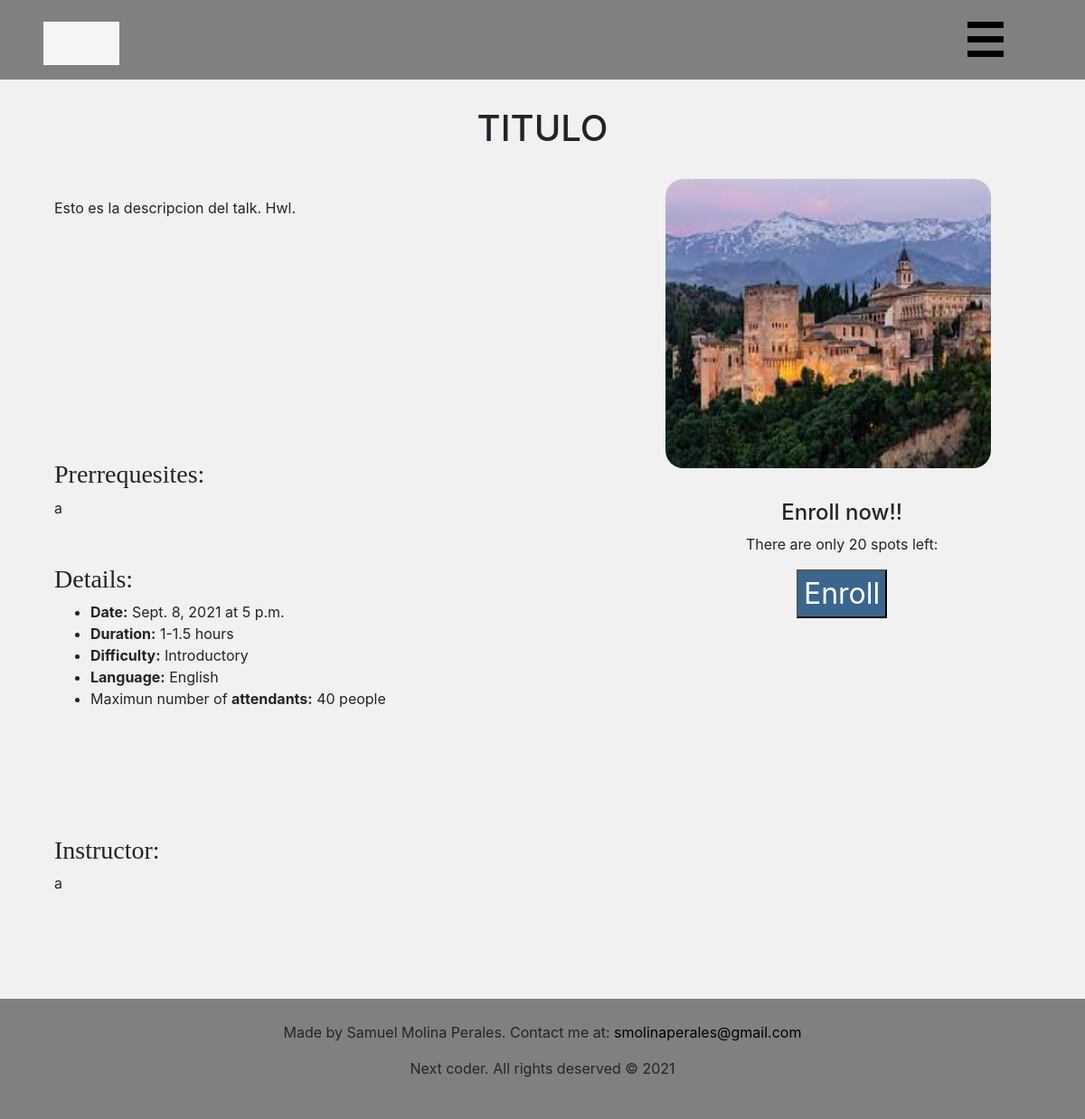
Screenshot of /talk/TITULO with the database file from the repository.
### nextCoder/models.py (models this page shows, shortened)
class Talks(models.Model):
    language_choices = [
        ("", "Language"),
        ("Spanish","Spanish"),
        ("English", "English"),
        ("French", "French"),
        ("Russian", "Russiian"),
        ("Italian", "Italian"),
        ("German", "German"),
        ("Indi", "Indi"),
        ("Chinese", "Chinese"),
        ("Japanase", "Japanese"),
        ("Arabian", "Arabian"),
        ("Other", "Other")
    ]
    difficulty_choices = [
        ("", "Difficulty"),
        ("Introductory", "Introductory"),
        ("Intermediate", "Intermediate"),
        ("Advanced", "Advanced")
    ]
    duration_choices = [
        ("", "Duration"),
        ("-30", "<30min"),
        ("30-1", "30min-1h"),
        ("1-1.5", "1h-1.5h"),
        ("2-2.5", "2h-2.5h"),
        ("2.5-3", "2.5h-3h"),
        ("+3", ">3h")
    ]
    creator = models.ForeignKey(User, on_delete=models.CASCADE, related_name="creator")
    date = models.DateField()
    description = models.CharField(max_length=5000)
    title = models.CharField(max_length=100)
    max_people = models.IntegerField()
    language = models.CharField(choices=language_choices, max_length=64)
    difficulty = models.CharField(choices=difficulty_choices, max_length=64)
    talk_date = models.DateField()
    start_hour = models.TimeField()
    duration = models.CharField(blank=True, null=True, max_length=64, choices=duration_choices)
    image = models.CharField(max_length=64, blank=True, null=True)
    tags = models.ManyToManyField(Tags, related_name="tags1", blank=True, null=True)
    about_author = models.CharField(max_length=1000)
    prerrequesites = models.CharField(max_length=1000)
    how_to_attend_meeting = models.CharField(max_length=1000)
    attendants = models.ManyToManyField(User, related_name="attendants")
    def serialize(self):
        return {
            "creator": self.creator.username,
            "date": self.date,
            "description": self.description,
            "title":self.title,
            "max_people":self.max_people,
            "language":self.language,
            "difficulty":self.difficulty,
            "talk_date":self.talk_date,
            "start_hour": self.start_hour,
            "duration": self.duration,
            "image":self.image,
            "tags":[tag.tag1 for tag in self.tags.all()],
            "prerrequesites":self.prerrequesites,
            "about_author": self.about_author,
            "how_to_attend_meeting":self.how_to_attend_meeting
        }

### nextCoder/views.py (the view)
# urls.py: path("talk/<str:title>", views.talk, name="talk"),
def talk(request, title):
    if request.method=="GET":
        try:
            talk = Talks.objects.get(title=title)
            data = [talk.serialize()]
        except Talks.DoesNotExist:
            data = "error"
        return render(request, "nextCoder/talk.html", {
            "data":data[0],
            "isAttendant":request.user in talk.attendants.all()
        })

### nextCoder/templates/nextCoder/talk.html (shortened to what this page needs)
{% extends 'nextCoder/layout.html'%}
{% load static %}
{% block body %}
  <div class="container_single_talk">
    <div class="title_container">
        <h1 class="talk_title">{{data.title}}</h1>
    </div>
    <div class="talk_description">{{data.description}}</div>
    <div>
      <img src="{{data.image}}" class="talk_image">
    </div>
    <div class="prerrequesites_container">
      <h3 class="talk_h3">Prerrequesites:</h3>
      <p>{{data.prerrequesites}}</p>
    </div>
    {% if not isAttendant %}
    <div class="enroll">
      <h4>Enroll now!!</h4>
      <p>There are only 20 spots left:</p>
      <button class="enroll_button">Enroll</button>
    </div>
    {% else %}
    <div class="enroll">
      <h4>Unenroll</h4>
      <button class="enroll_button" style="background-color: rgb(224, 198, 198);">Unenroll</button>
    </div>
    {% endif %}
    <div class="details">
      <h3 class="talk_h3">Details:</h3>
      <ul>
        <li><strong>Date:</strong> {{data.date}} at {{data.start_hour}}</li>
        {% ifnotequal data.duration "-30"%}
          <li><strong>Duration:</strong> {{data.duration}} hours</li>
        {% else %}
          <li><strong>Duration:</strong> {{data.duration}} min</li>
        {% endifnotequal %}
        <li><strong>Difficulty:</strong> {{data.difficulty}}</li>
        <li><strong>Language:</strong> {{data.language}}</li>
        <li>Maximun number of <strong>attendants:</strong> {{data.max_people}} people</li>
      </ul>
  </div>
  <div class="instructor">
    <h3 class="talk_h3">Instructor:</h3>
    <p>{{data.about_author}}</p>
  </div>
  <footer class="footer2">
    <address>
        Made by Samuel Molina Perales.
        Contact me at: <a href="mailto:smolinaperales@gmail.com">smolinaperales@gmail.com</a>
    </address>
    <p class="copy">Next coder. All rights deserved &#169; 2021</p>
  </footer>
  </div>
{% endblock %}

### nextCoder/templates/nextCoder/layout.html (shortened to what this page needs)
{% load static %}
<!DOCTYPE html>
<html lang="en">
    <head>
        <link rel="stylesheet" href="https://stackpath.bootstrapcdn.com/bootstrap/4.4.1/css/bootstrap.min.css">
        <link href="{% static 'nextCoder/styles.css' %}" rel="stylesheet">
        <link rel="stylesheet" href="https://unpkg.com/aos@next/dist/aos.css" />
    </head>
    <body style="background: #f1f1f1; overflow-x: hidden; max-width: 100%;">
        <div class="my_navbar">
            <div class="TODO2"><div style="margin-top: 1vh;"></div></div>
            <div class="menu" style="display: block;">
                <div class="menu_before">
                    <div class="menu_icon" id="menu1_talks"></div>
                    <div class="menu_icon" id="menu2_talks"></div>
                    <div class="menu_icon" id="menu3_talks"></div>
                </div>
            </div>
        </div>
        <div>
            <div>
                {% block body %}
                {% endblock %}
            </div>
        </div>
    </body>
</html>

### nextCoder/static/nextCoder/styles.css (style rules this page uses)
.copy { padding-bottom: 8px; text-align: center; }
a { color: black; text-decoration: none; }
address { margin-top: 15px; }
.menu { position: absolute; width: 22vw; height: 100vh; top: 0vh; left: 80vw; text-align: center; }
.menu_icon { position: absolute; width: 40px; height: 7px; background-color: black; cursor: pointer; margin-left: 110px; }
.my_navbar { background-color: grey; width: 100vw; height: 11vh; position: relative; }
.TODO2 { background-color: whitesmoke; height: 6vh; width: 7vw; margin-left: 4vw; margin-top: 3vh; position: absolute; text-align: center; }
.container_single_talk { margin: 0px; display: grid; grid-template-columns: 1.25fr 1fr; grid-template-rows: 50px 1fr 0.1fr 0.5fr 0.1fr; gap:40px; padding: 20px; box-sizing: border-box; }
.title_container { grid-column-start: 1; grid-column-end: 3; text-align: center; margin-top: 10px; }
.talk_description { padding-left: 40px; text-align: justify; padding-top: 20px; }
.talk_image { margin-right:7vw; float: right; height: 40vh; width: 30vw; border-radius: 20px; text-align: center; }
.prerrequesites_container { padding-left: 40px; margin-top: -50px; }
.enroll_button { background-color: #3A658D; color: white; font-size: xx-large; text-align: center; width: calc(auto +20p); }
.talk_h3 { font-family: Shanti; }
.details { padding-left: 40px; grid-column-start: 1; grid-column-end: 3; margin-top: -100px; }
.enroll { text-align: center; padding-top: 20px; margin-top: -25px; }
.footer2 { grid-column-start: 1; grid-column-end: 3; padding-top: 10px; background-color: grey; box-shadow: 0 50vh 0 50vh grey; text-align: center; margin-top: 60px; }
.instructor { padding-left: 40px; }
#menu1_talks { position: absolute; top: 3%; }
#menu2_talks { position: absolute; top: 5%; }
#menu3_talks { position: absolute; top: 7%; }

### rows the page displays
Talks: title "TITULO", description "Esto es la descripcion del talk. Hwl.", image (picture), date "Sept. 8, 2021", start_hour "5 p.m.", duration "1-1.5", difficulty "Introductory", language "English"

### other values shown
{{ data.prerrequesites }} "a"
{{ data.max_people }} "40"
{{ data.about_author }} "a"
